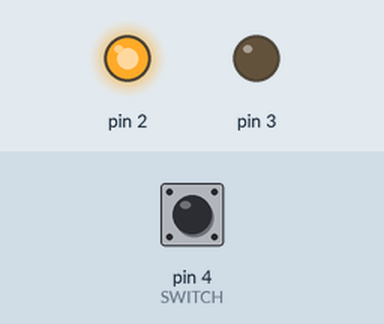
Recording of a sketch running on a simulated Arduino Uno, built with avr-gcc and run on an emulated ATmega328P. On the bench: output pins drawn as LEDs (lit = HIGH). The test bench sets the inputs (shaded band); at power-on: pin 4 (SWITCH) HIGH. What the sketch prints to the serial monitor is not drawn.

Above: at 1.2 s.
1.3 s: pin 4 (SWITCH) pulled LOW for 0.15 s
Timing chart, 0 to 4.3 s (numbered marks = the images above; inputs shaded):
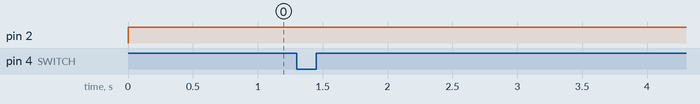

The sketch:

sketch_may09b.ino
```cpp
#define SWITCH 4

int nombpassage = 0;
int oldSwitchState = 1;

void setup() {
  Serial.begin(9600);
  digitalWrite(SWITCH, HIGH);
  pinMode(2, OUTPUT);
  pinMode(3, OUTPUT);
}

void loop() {

  digitalWrite(2, HIGH);
  if (digitalRead(SWITCH) != oldSwitchState) {
    oldSwitchState = digitalRead(SWITCH);
    if (!oldSwitchState) {
      nombpassage++;
      if (nombpassage == 10) {
        nombpassage = 0;
        digitalWrite(2, LOW);
        delay(10000);
      }
      Serial.println(nombpassage);

    }
  }
  delay(100);
}
```

Measured:
- after the input at 1.3 s, every drawn part: stays the same
